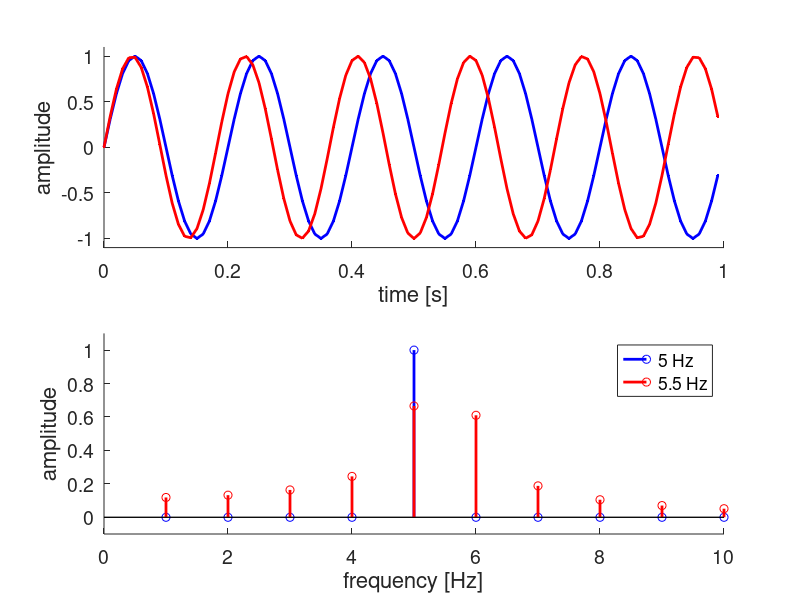

Recreate this plot in MATLAB.
% LeakageDemo

% March 2007, Alfred Schouten,
% Example for WB2301 / Lecture 4

% Visualizes the 'leakage' effect,
% Occurs when the number of periods of a sinoid
%  within the observation time is not an integer!
close all;clear al;clc

Fs=100;         % sample frequency [Hz]
dt=1/Fs;
T=1;            % observation time
N=Fs*T;         % number of samples
t=(0:N-1).'/Fs; % time vector

% the signal, i.e. the 5 Hz sine 
freq=5;         % 5Hz
x=sin(2*pi*freq*t);
% second signal, i.e. the 5.5 Hz sine 
freq2=5.5;
x2=sin(2*pi*freq2*t);

% Fourier transform
X=fft(x); X=X(2:N/2+1); % take first half of the vector and 
                        %  remove X(1), the DC component
X2=fft(x2); X2=X2(2:N/2+1);
f=(1:N/2).'/T;            % corresponding frequency vector

figure
%plot the 5 Hz signal
subplot(211)
plot(t,x,'b.-','LineWidth',2), box off, hold on
axis([0 1 -1.1 1.1])
set(gca,'FontSize',14)
xlabel('time [s]','FontSize',16)
ylabel('amplitude','FontSize',16)

pause
%plot the |FFT| normalized with max(abs(X))
subplot(212)
h1=stem(f,abs(X)/max(abs(X)),'bo','LineWidth',2); box off, hold on
axis([0 10 -0.1 1.1])
set(gca,'FontSize',14)
xlabel('frequency [Hz]','FontSize',16)
ylabel('amplitude','FontSize',16)
legend(h1(1),{'1 Hz'})

pause
%plot the 5.5 Hz signal
subplot(211)
plot(t,x2,'r.-','LineWidth',2)

pause
%plot the |FFT|
subplot(212)
h2=stem(f,abs(X2)/max(abs(X)),'ro','LineWidth',2);
legend([h1(1) h2(1)],{'5 Hz','5.5 Hz'})

